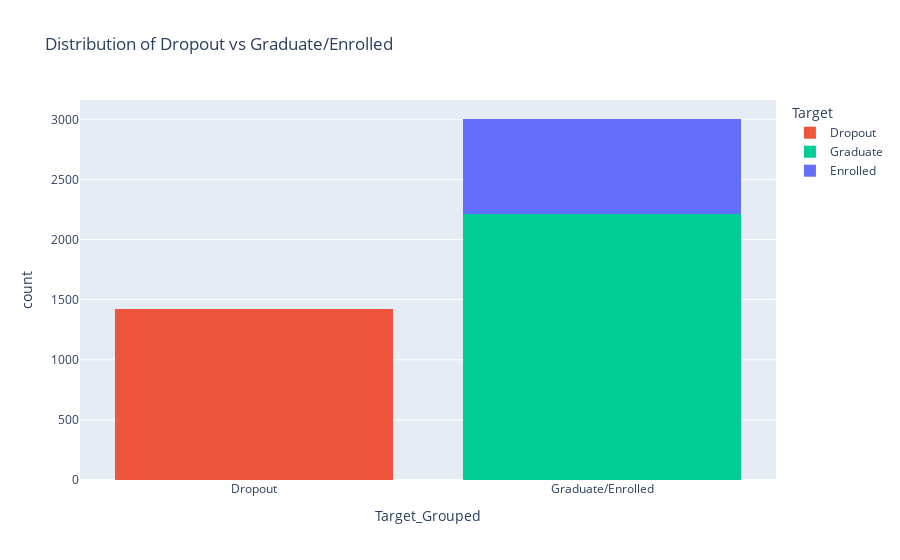

Notebook code cell kept with this figure:
### Code cell
# Create a new column to group "Graduate" and "Enrolled" together
y.loc[:, 'Target_Grouped'] = y['Target'].apply(lambda x: 'Graduate/Enrolled' if x != 'Dropout' else 'Dropout')

# Plot the distribution of the target variable with separate colors for "Graduate" and "Enrolled"
fig = px.histogram(y, x='Target_Grouped', color='Target', title='Distribution of Dropout vs Graduate/Enrolled',
                   color_discrete_sequence=['#EF553B', '#00CC96', '#636EFA'], barmode='stack')
fig.show()

### Figure 1 — Plotly figure (JSON) as saved in the notebook; plotly's stock layout.template omitted (floating-point values rounded to 4 significant figures; data arrays with more than 128 entries replaced by an {"elided": "..."} marker saying what was removed)
{"data": [{"alignmentgroup": "True", "bingroup": "x", "hovertemplate": "Target=Dropout<br>Target_Grouped=%{x}<br>count=%{y}<extra></extra>", "legendgroup": "Dropout", "marker": {"color": "#EF553B", "pattern": {"shape": ""}}, "name": "Dropout", "offsetgroup": "Dropout", "orientation": "v", "showlegend": true, "type": "histogram", "x": {"elided": "1421 str values"}, "xaxis": "x", "yaxis": "y"}, {"alignmentgroup": "True", "bingroup": "x", "hovertemplate": "Target=Graduate<br>Target_Grouped=%{x}<br>count=%{y}<extra></extra>", "legendgroup": "Graduate", "marker": {"color": "#00CC96", "pattern": {"shape": ""}}, "name": "Graduate", "offsetgroup": "Graduate", "orientation": "v", "showlegend": true, "type": "histogram", "x": {"elided": "2209 str values"}, "xaxis": "x", "yaxis": "y"}, {"alignmentgroup": "True", "bingroup": "x", "hovertemplate": "Target=Enrolled<br>Target_Grouped=%{x}<br>count=%{y}<extra></extra>", "legendgroup": "Enrolled", "marker": {"color": "#636EFA", "pattern": {"shape": ""}}, "name": "Enrolled", "offsetgroup": "Enrolled", "orientation": "v", "showlegend": true, "type": "histogram", "x": {"elided": "794 str values"}, "xaxis": "x", "yaxis": "y"}], "layout": {"barmode": "stack", "legend": {"title": {"text": "Target"}, "tracegroupgap": 0}, "title": {"text": "Distribution of Dropout vs Graduate/Enrolled"}, "xaxis": {"anchor": "y", "domain": [0, 1], "title": {"text": "Target_Grouped"}}, "yaxis": {"anchor": "x", "domain": [0, 1], "title": {"text": "count"}}}}
